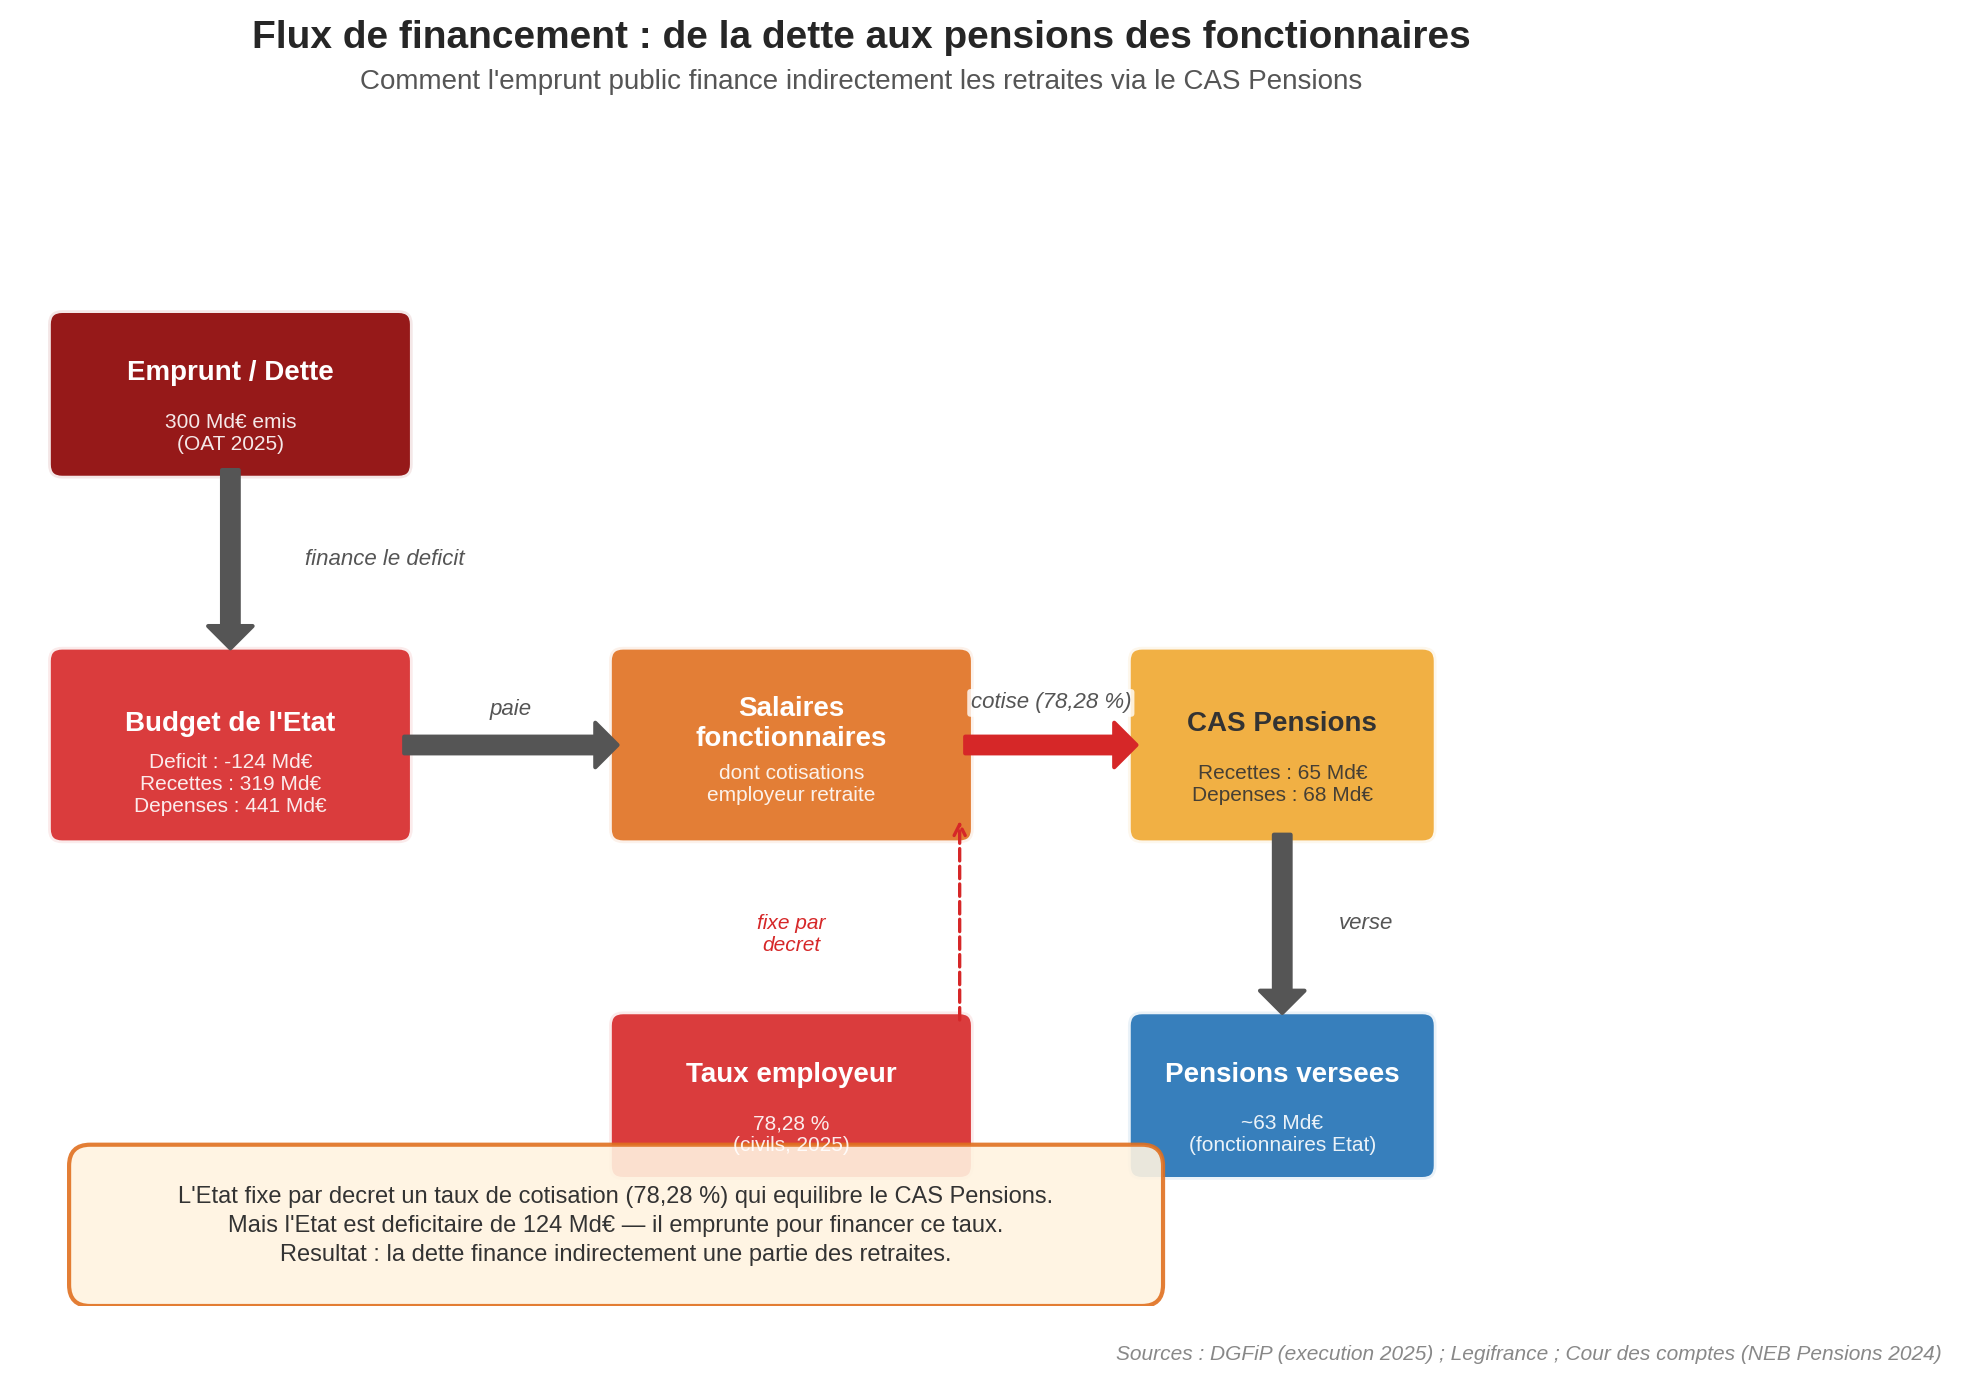

This chart was generated by the following Python code:
#!/usr/bin/env python3
"""
Flow diagram: Dette -> Budget Etat -> Salaires fonctionnaires -> Cotisations -> CAS Pensions -> Pensions
Simplified arrow/box diagram using matplotlib patches and arrows.
Data: DGFiP (execution 2025), Legifrance, Cour des comptes (NEB Pensions 2024)
"""

import matplotlib.pyplot as plt
import matplotlib.patches as mpatches
from matplotlib.patches import FancyBboxPatch, FancyArrowPatch
import numpy as np
from pathlib import Path

# --- Style ---
plt.style.use("seaborn-v0_8-whitegrid")
fig, ax = plt.subplots(figsize=(12, 7))
ax.set_xlim(0, 12)
ax.set_ylim(0, 8)
ax.axis("off")
ax.set_aspect("equal")

# --- Box definitions ---
# Each box: (x_center, y_center, width, height, label, sublabel, color, text_color)
boxes = [
    (1.5, 6.5, 2.4, 1.0,
     "Emprunt / Dette",
     "300 Md€ emis\n(OAT 2025)",
     "#8b0000", "white"),

    (1.5, 4.0, 2.4, 1.2,
     "Budget de l'Etat",
     "Deficit : -124 Md€\nRecettes : 319 Md€\nDepenses : 441 Md€",
     "#d62728", "white"),

    (5.5, 4.0, 2.4, 1.2,
     "Salaires\nfonctionnaires",
     "dont cotisations\nemployeur retraite",
     "#e07020", "white"),

    (9.0, 4.0, 2.0, 1.2,
     "CAS Pensions",
     "Recettes : 65 Md€\nDepenses : 68 Md€",
     "#f0a830", "#333333"),

    (9.0, 1.5, 2.0, 1.0,
     "Pensions versees",
     "~63 Md€\n(fonctionnaires Etat)",
     "#2171b5", "white"),

    (5.5, 1.5, 2.4, 1.0,
     "Taux employeur",
     "78,28 %\n(civils, 2025)",
     "#d62728", "white"),
]

# Draw boxes
for (cx, cy, w, h, title, sub, color, tcolor) in boxes:
    box = FancyBboxPatch(
        (cx - w / 2, cy - h / 2), w, h,
        boxstyle="round,pad=0.1",
        facecolor=color, edgecolor="white", linewidth=2,
        alpha=0.9,
    )
    ax.add_patch(box)
    ax.text(cx, cy + 0.15, title, ha="center", va="center",
            fontsize=10, fontweight="bold", color=tcolor)
    ax.text(cx, cy - 0.28, sub, ha="center", va="center",
            fontsize=7.5, color=tcolor, alpha=0.9)

# --- Arrows ---
arrow_style = "Simple,tail_width=6,head_width=16,head_length=8"
arrow_kwargs = dict(
    arrowstyle=arrow_style,
    color="#555555",
    lw=1.5,
    connectionstyle="arc3,rad=0",
)


def draw_arrow(ax, xy_start, xy_end, label=None, label_offset=(0, 0.2), color="#555555"):
    arrow = FancyArrowPatch(
        xy_start, xy_end,
        arrowstyle=arrow_style,
        color=color, lw=1.5,
        connectionstyle="arc3,rad=0",
        zorder=3,
    )
    ax.add_patch(arrow)
    if label:
        mid_x = (xy_start[0] + xy_end[0]) / 2 + label_offset[0]
        mid_y = (xy_start[1] + xy_end[1]) / 2 + label_offset[1]
        ax.text(mid_x, mid_y, label, ha="center", va="center",
                fontsize=8, color="#555555", fontstyle="italic",
                bbox=dict(boxstyle="round,pad=0.15", facecolor="white", edgecolor="none", alpha=0.8))


# Arrow 1: Emprunt -> Budget Etat
draw_arrow(ax, (1.5, 6.0), (1.5, 4.65),
           label="finance le deficit", label_offset=(1.1, 0))

# Arrow 2: Budget Etat -> Salaires
draw_arrow(ax, (2.7, 4.0), (4.3, 4.0),
           label="paie", label_offset=(0, 0.25))

# Arrow 3: Salaires -> CAS Pensions
draw_arrow(ax, (6.7, 4.0), (8.0, 4.0),
           label="cotise (78,28 %)", label_offset=(0, 0.3), color="#d62728")

# Arrow 4: CAS Pensions -> Pensions
draw_arrow(ax, (9.0, 3.4), (9.0, 2.05),
           label="verse", label_offset=(0.6, 0))

# Arrow 5: Rate box -> Arrow 3 (informational)
ax.annotate(
    "",
    xy=(6.7, 3.5), xytext=(6.7, 2.0),
    arrowprops=dict(arrowstyle="->", color="#d62728", lw=1.2, linestyle="--"),
)
ax.text(
    5.5, 2.65,
    "fixe par\ndecret",
    ha="center", va="center",
    fontsize=7.5, color="#d62728", fontstyle="italic",
)

# --- Key insight box ---
insight_text = (
    "L'Etat fixe par decret un taux de cotisation (78,28 %) qui equilibre le CAS Pensions.\n"
    "Mais l'Etat est deficitaire de 124 Md€ — il emprunte pour financer ce taux.\n"
    "Resultat : la dette finance indirectement une partie des retraites."
)
insight_box = FancyBboxPatch(
    (0.5, 0.15), 7.5, 0.85,
    boxstyle="round,pad=0.15",
    facecolor="#fff3e0", edgecolor="#e07020", linewidth=1.5,
    alpha=0.9,
)
ax.add_patch(insight_box)
ax.text(
    4.25, 0.57, insight_text,
    ha="center", va="center",
    fontsize=8.5, color="#333333",
    linespacing=1.4,
)

# Title
fig.suptitle(
    "Flux de financement : de la dette aux pensions des fonctionnaires",
    fontsize=14, fontweight="bold", y=0.97,
)
fig.text(
    0.5, 0.935,
    "Comment l'emprunt public finance indirectement les retraites via le CAS Pensions",
    ha="center", va="top",
    fontsize=10, color="#555555",
)

# Source
fig.text(
    0.95, 0.01,
    "Sources : DGFiP (execution 2025) ; Legifrance ; Cour des comptes (NEB Pensions 2024)",
    ha="right", va="bottom",
    fontsize=7.5, fontstyle="italic", color="#888888",
)

plt.tight_layout(rect=[0, 0.03, 1, 0.92])

# Save
output = Path(__file__).with_suffix(".png")
fig.savefig(output, dpi=200, bbox_inches="tight", facecolor="white")
print(f"Saved: {output}")
plt.close()
